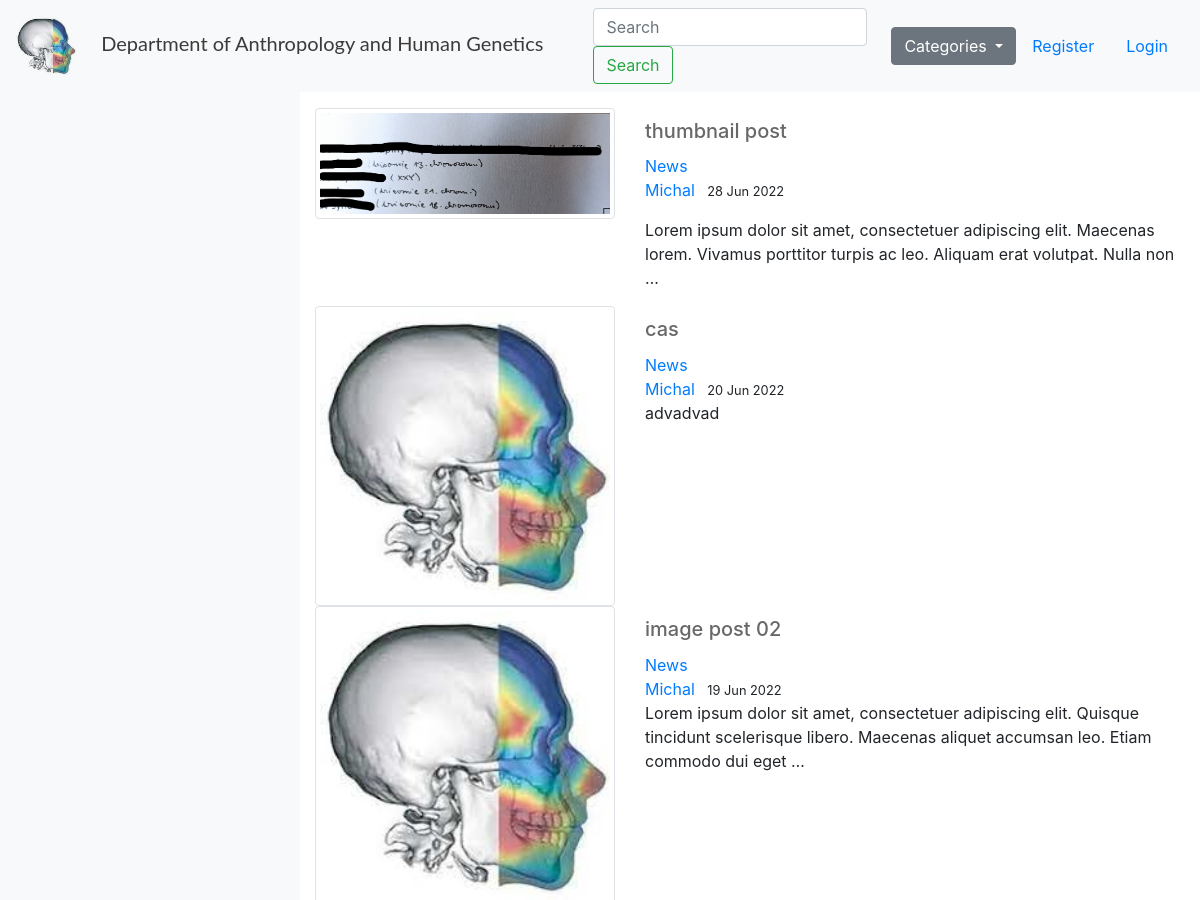
The app's page / (upper part), older data.
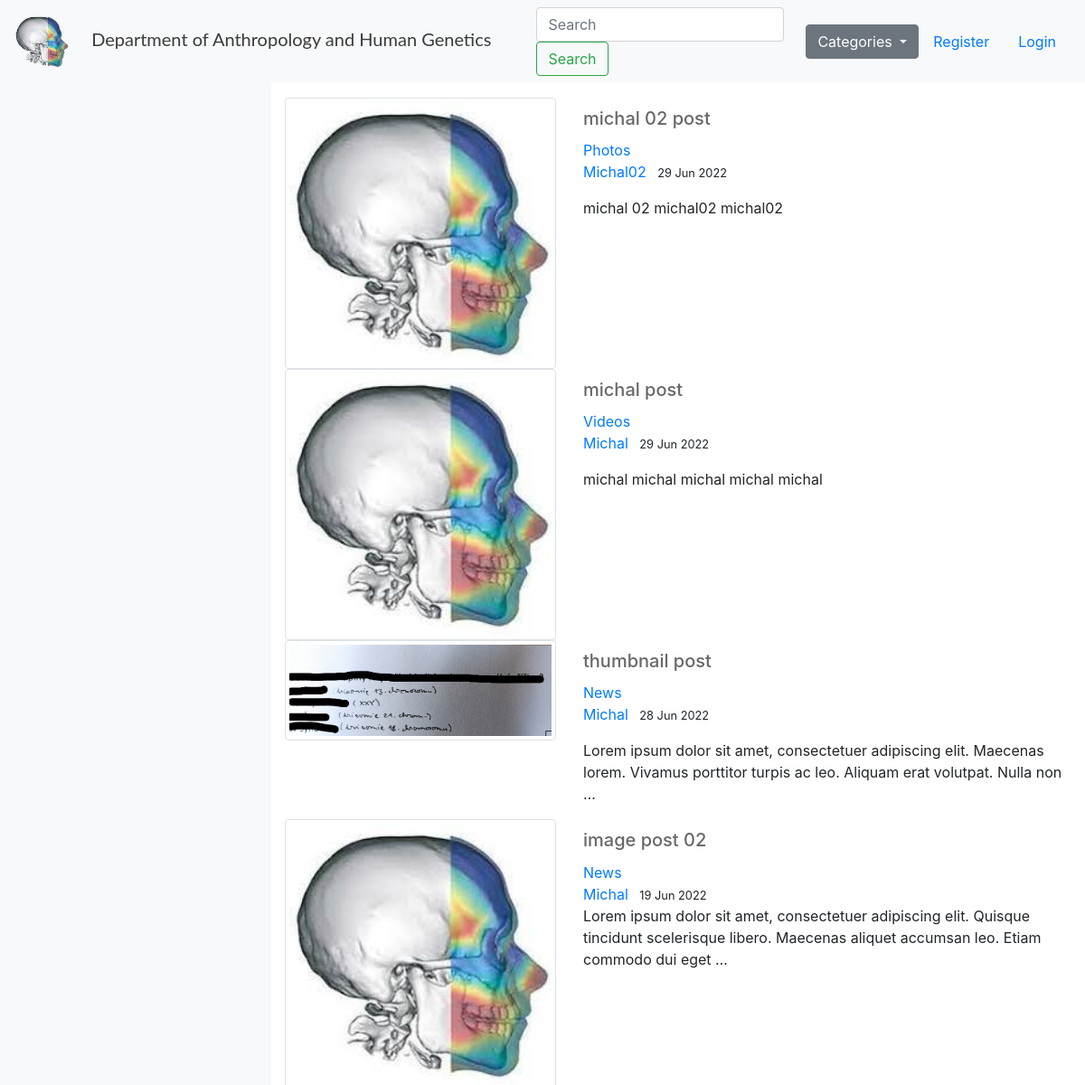
The same page, newer data.
### blog/models.py (models this page shows, shortened)
class Post(models.Model):
    title = models.CharField(max_length=200, unique=True)
    slug = models.SlugField(max_length=200, unique=True)
    author = models.ForeignKey(User, on_delete= models.CASCADE)
    updated_on = models.DateTimeField(auto_now= True)
    content = RichTextField(blank=True, null=True)
    created_on = models.DateTimeField(auto_now_add=True)
    status = models.IntegerField(choices=STATUS, default=1)
    article_image = models.ImageField(null = True, blank = True, upload_to = "images/")
    thumbnail_image = models.ImageField(null = True, blank = True, upload_to = "images/")
    category = models.CharField(max_length=255, default="News")
    likes = models.ManyToManyField(User, related_name='blog_posts')
    class Meta:
        ordering = ['-created_on']

### blog/views.py (the view)
# urls.py: path('', views.PostList.as_view(), name='blog-home'),
class PostList(generic.ListView):
    model = Post
    queryset = Post.objects.filter(status=1).order_by('-created_on')
    template_name = 'blog/home.html'
    def get_context_data(self, *args, **kwargs):
        cat_menu = Category.objects.all()
        context = super(PostList, self).get_context_data(*args, **kwargs)
        context["cat_menu"] = cat_menu
        return context

### blog/models.py (called while the page is built)
    def __str__(self):
        return self.name

### blog/templates/blog/home.html (shortened to what this page needs)
{% extends "blog/base.html" %}
{% load static %}
    {% block content %}
        {% for post in post_list  %}
            <div class="row">
                <article class="media content-section">
                    <div class="col-md-auto align-middle">
                        {% if post.thumbnail_image %}
                            <img src={{post.thumbnail_image.url}} class="img-thumbnail" alt="Article thumbnail">
                        {% else %}
                            <img src="{% static 'images/Logo_transparent.png' %}" class="img-thumbnail" alt="Article thumbnail">
                        {% endif %}
                    </div>
                    <div class="media-body col-8">
                        <div class="article-metadata">
                            <h2><a class="article-title" id="article-title" href="{% url 'article-detail' post.pk %}">{{ post.title }}</a></h2>
                            <a class="mr-2" href="{% url 'category' post.category %}">{{ post.category }}</a></br>
                            <a class="mr-2" href="#">{{ post.author }}</a>
                            <small class="mr-2">{{ post.created_on|date:'d M Y' }}</small>
                            <p class="article-content">{{ post.content|truncatewords:20|safe|linebreaksbr }}</p>
                        </div>
                    </div>
                </article>
            </div>
        {% endfor %}
    {% endblock content %}

Row changes from the older to the newer data that the page shows:
removed Post: title "cas", category "News", author "Michal", created_on "20 Jun 2022", content "advadvad"
added Post: title "michal 02 post", category "Photos", author "Michal02", created_on "29 Jun 2022", content "michal 02 michal02 michal02"
added Post: title "michal post", category "Videos", author "Michal", created_on "29 Jun 2022", content "michal michal michal michal michal"
